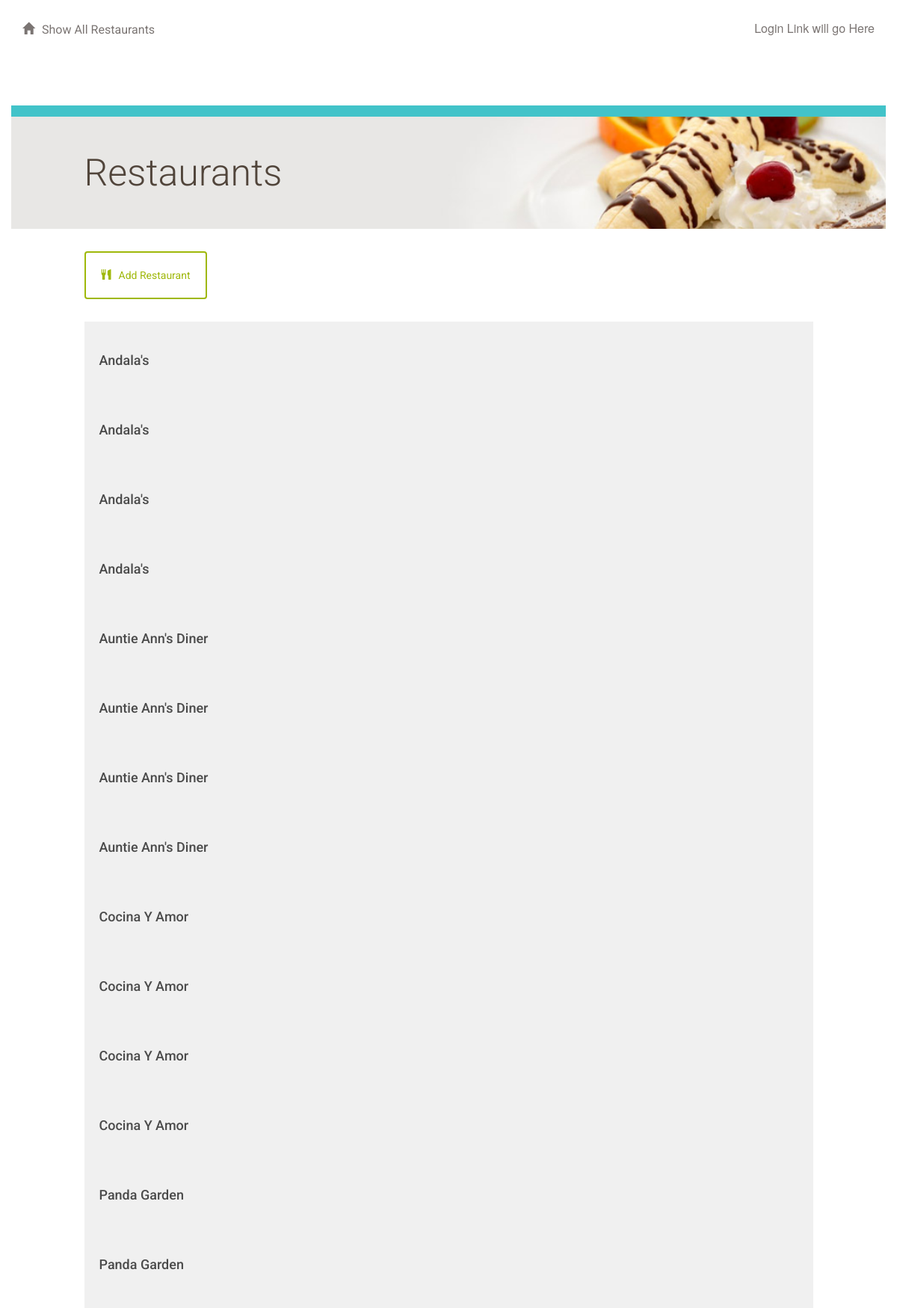
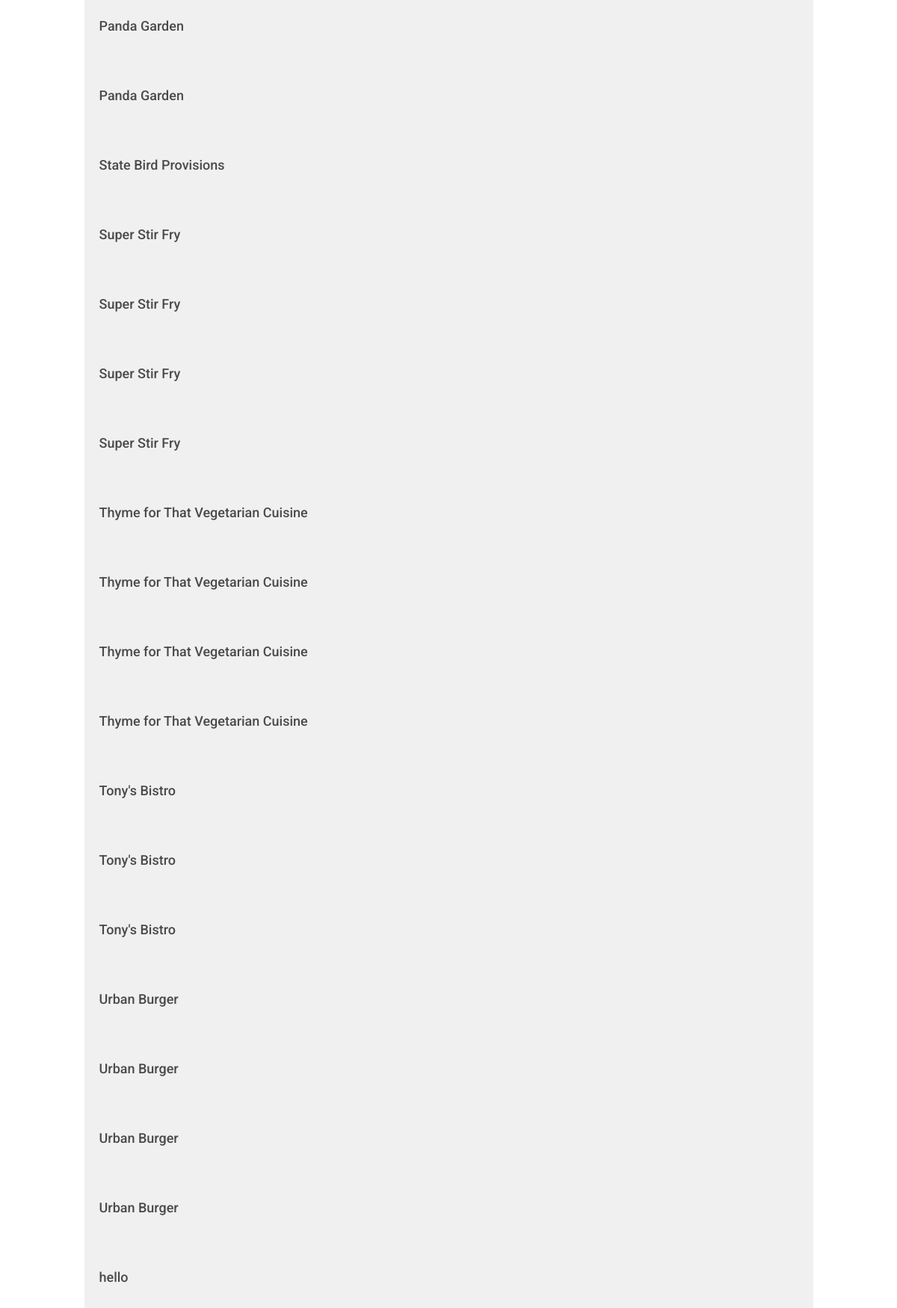
/restaurant/, run on the app's committed database (2 pictures, top to bottom).
### database_setup.py (models this page shows, shortened)
class Restaurant(Base):
    __tablename__ = 'restaurant'
    id = Column(Integer, primary_key=True)
    name = Column(String(250), nullable=False)

### project.py (the view)
@app.route('/')
@app.route('/restaurant/')
def showRestaurants():
    restaurants = session.query(Restaurant).order_by(asc(Restaurant.name))
    return render_template('restaurants.html', restaurants=restaurants)

### templates/restaurants.html (shortened to what this page needs)
{% extends "main.html" %}
{% block content %}
{% include "header.html" %}
	<div class="row top-menu">
		<div class="col-md-10"></div>
		<div class="col-md-2 text-right">
					</div>
	</div>
	<div class="row divider blue">
		<div class="col-md-12"></div>
	</div>
	<div class="row banner main">
		<div class="col-md-1"></div>
		<div class="col-md-11 padding-none">
			<h1>Restaurants</h1>
		</div>
	</div>
	<div class="row padding-top padding-bottom">
		<div class="col-md-1"></div>
		<div class="col-md-10 padding-none">
			<a href="{{url_for('newRestaurant')}}">
				<button class="btn btn-default" id="new-restaurant">
					<span class="glyphicon glyphicon-cutlery" aria-hidden="true"></span>Add Restaurant
				</button>
			</a>
		</div>
		<div class="col-md-1"></div>
	</div>
	{% for restaurant in restaurants %}
		<a href = "{{url_for('showMenu', restaurant_id = restaurant.id)}}">
			<div class="row">
				<div class="col-md-1"></div>
					<div class="col-md-10 restaurant-list">
						<h3>{{restaurant.name}}</h3>
					</div>
				<div class="col-md-1"></div>
			</div>
		</a>
	{% endfor %}
{% endblock %}

### static/styles.css (style rules this page uses)
* { font-family: "Helvetica Neue Bold", Roboto, Helvetica, Arial, sans-serif; font-weight: 700; }
h1 { font-family: "Helvetica Neue Light", Roboto, Helvetica, Arial, sans-serif; font-size: 50px; color: #51453B; line-height: 60px; font-weight: 300; }
h3 { font-size: 18px; color: #4A4A4A; line-height: 23px; }
a { font-size: 14px; color: #0093B9; line-height: 17px; }
.padding-top { padding-top: 30px; }
.padding-bottom { padding-bottom: 30px; }
.padding-none { padding: 0; }
.btn { padding: 20px; margin: 0; border-color: #9FB80A; border-width: 2px; color: #9FB80A;; }
.glyphicon { margin-right: 10px; }
.top-menu { padding-top: 30px; padding-bottom: 30px; }
.divider { height: 15px; }
.divider.blue { background-color: #42C3C9; }
.banner.main { height: 150px; background: url("/static/top-banner.jpg"); background-position: right; background-repeat: no-repeat; background-size: cover; }
.banner h1 { margin: 45px 0; }
.restaurant-list { background-color: #F0F0F0; padding: 20px; u }

### data on the page
Restaurant: name "Andala's"
Restaurant: name "Andala's"
Restaurant: name "Andala's"
Restaurant: name "Andala's"
Restaurant: name "Auntie Ann's Diner"
Restaurant: name "Auntie Ann's Diner"
Restaurant: name "Auntie Ann's Diner"
Restaurant: name "Auntie Ann's Diner"
Restaurant: name "Cocina Y Amor"
Restaurant: name "Cocina Y Amor"
Restaurant: name "Cocina Y Amor"
Restaurant: name "Cocina Y Amor"
Restaurant: name "Panda Garden"
Restaurant: name "Panda Garden"
Restaurant: name "Panda Garden"
Restaurant: name "Panda Garden"
Restaurant: name "State Bird Provisions"
Restaurant: name "Super Stir Fry"
Restaurant: name "Super Stir Fry"
Restaurant: name "Super Stir Fry"
Restaurant: name "Super Stir Fry"
Restaurant: name "Thyme for That Vegetarian Cuisine"
Restaurant: name "Thyme for That Vegetarian Cuisine"
Restaurant: name "Thyme for That Vegetarian Cuisine"
Restaurant: name "Thyme for That Vegetarian Cuisine"
Restaurant: name "Tony's Bistro"
Restaurant: name "Tony's Bistro"
Restaurant: name "Tony's Bistro"
Restaurant: name "Urban Burger"
Restaurant: name "Urban Burger"
Restaurant: name "Urban Burger"
Restaurant: name "Urban Burger"
Restaurant: name "hello"
